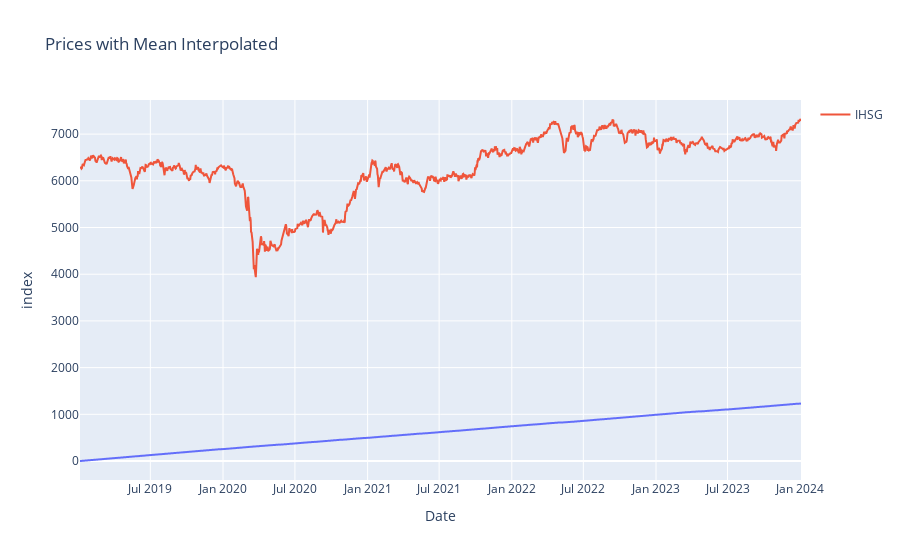

Notebook cell for this chart:
### Markdown cell above
## Data Preprocessing: Missing Values

### Code cell
# Define the window size for calculating mean
window_size = 5
# Define a window specification
window_spec = Window.orderBy('Date').rowsBetween(-window_size, window_size)
# Replace empty strings with null values
stock_ihsg = stock_ihsg.withColumn('Close', when(col('Close') == 'null', None).otherwise(col('Close')))

# Create a new column 'Close' with missing values filled using windowed mean
stock_ihsg = stock_ihsg.withColumn(
    'Close',
    F.when(F.col('Close').isNull(), F.mean('Close').over(window_spec)).otherwise(F.col('Close'))
)
stock_ihsg = stock_ihsg.withColumnRenamed('Close', "IHSG")

interactive_plot(stock_ihsg, 'Prices with Mean Interpolated')

### Figure 1 — Plotly figure (JSON) as saved in the notebook; plotly's stock layout.template omitted (floating-point values rounded to 4 significant figures; data arrays with more than 128 entries replaced by an {"elided": "..."} marker saying what was removed)
{"data": [{"hovertemplate": "Date=%{x}<br>index=%{y}<extra></extra>", "legendgroup": "", "line": {"color": "#636efa", "dash": "solid"}, "marker": {"symbol": "circle"}, "mode": "lines", "name": "", "showlegend": false, "type": "scattergl", "x": {"elided": "1231 str values"}, "xaxis": "x", "y": {"elided": "1231 int values"}, "yaxis": "y"}, {"name": "IHSG", "type": "scatter", "x": {"elided": "1231 str values"}, "y": {"elided": "1231 str values"}}], "layout": {"legend": {"tracegroupgap": 0}, "title": {"text": "Prices with Mean Interpolated"}, "xaxis": {"anchor": "y", "domain": [0, 1], "title": {"text": "Date"}}, "yaxis": {"anchor": "x", "domain": [0, 1], "title": {"text": "index"}}}}
